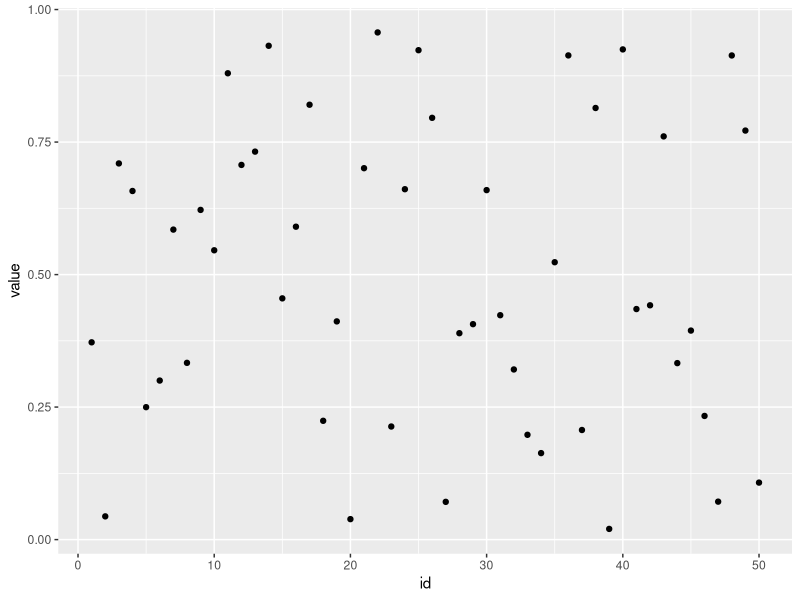
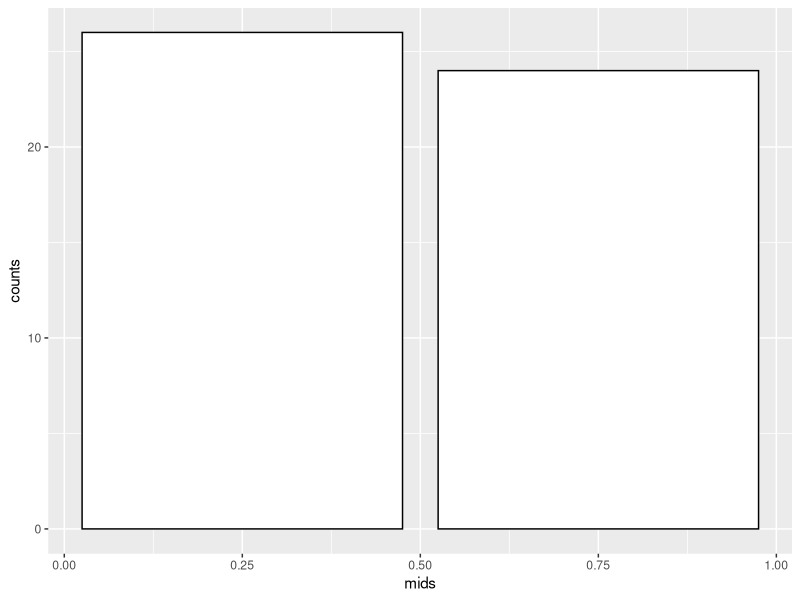
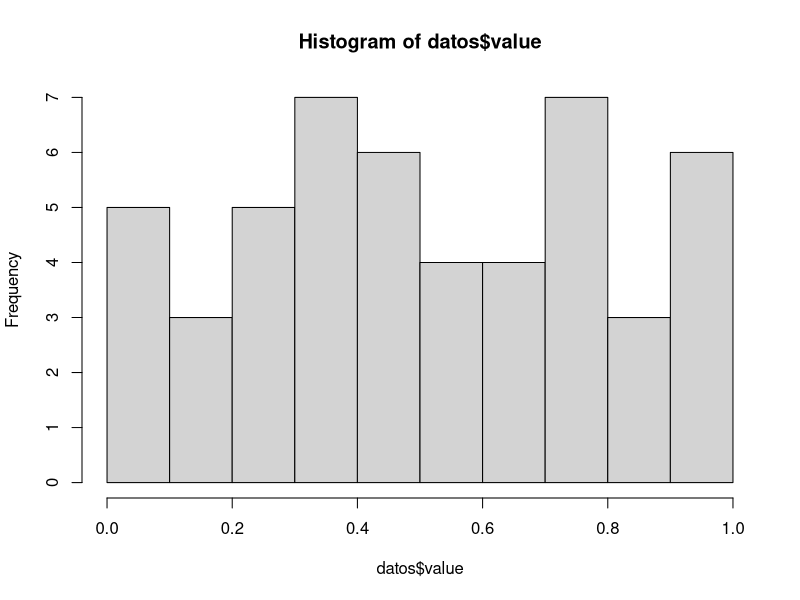
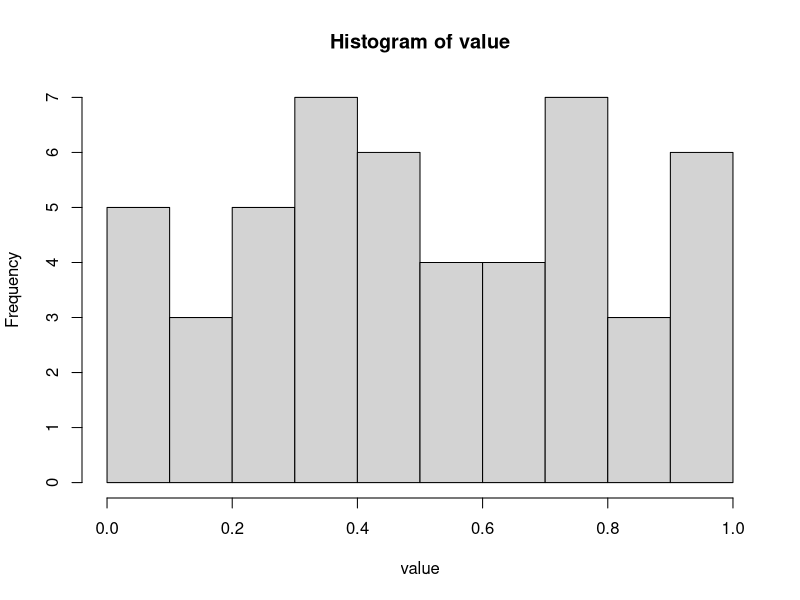

Write R code to recreate these figures, in order. (Note: this script raises an error after producing the figures.)
# ---- header ----

# importación de bibliotecas
library(tidyverse)
library(magrittr)
library(purrr)


# limpio el entorno
rm(list = ls())


# ---- generar datos ----
N = 50
set.seed(101)

# --- elegir el caso que más nos guste ---
# caso uniforme (entre 0 y 1)
realizaciones = runif(n=N, min=0, max=1)

# caso gaussiano
# mu    = 100
# sigma = 10
# realizaciones = rnorm(n=N, mean=mu, sd=sigma)

# ponerlos en un tibble
datos = tibble(id=1:N, value=realizaciones)

# ---- ítem a ----

# graficarlos
ggplot(datos, aes(x=id, y=value)) + geom_point()


# ---- ítem b ----

# histograma

# usando case_when:
datos %>%
  mutate(aux = case_when(value  > 0.5 ~ 1,
                         value <= 0.5 ~ 0)) %>%
  count(aux)

# usando hist:
histograma = datos %>%
  # obtengo el histograma gracias a la función hist
  with(hist(value,
            # breaks = c(0, 0.5, 1),
            breaks = seq(from=0, to=1, by=0.5), # para tener más bines cambiando fácilmente el código
            plot = FALSE)) %$%
  # almaceno la salida en un tibble
  tibble(from    = head(breaks, -1),
         to      = tail(breaks, -1),
         mids    = mids,
         counts  = counts,  # frecuencia absoluta
         density = density) # densidad

histograma

# graficarlo
histograma %>%
  # uso mids para centrar las columnas
  ggplot(aes(x = mids, y = counts)) +
  geom_col(color='black', fill='white') #width = 0.5)


# (para quien tenga curiosidad, así funciona hist:)

hist(datos$value, breaks = seq(from=0, to=1, by=0.1))

datos %$% hist(value, breaks = seq(from=0, to=1, by=0.1))  # pipe $

datos %>% hist(value, breaks = seq(from=0, to=1, by=0.1))  # pipe tradicional no funciona


# ---- ítem c ----

# frecuencia relativa: es la probabilidad dentro de un rango de valores, se
# estima usando la proporción entre frecuencia absoluta y cantidad total de
# datos
histograma %<>%
  mutate(f = counts / N)

# graficarla
histograma %>%
  ggplot(aes(x = mids, y = f)) +
  geom_col(color='black', fill='white') #width = 0.5)


# (cálculo de la densidad:
# recordar analogía con un cuerpo sólido: densidad*volumen = masa total
# volumen del cuerpo -> longitud del bin
# masa total -> probabilidad)

histograma %>% mutate(my_dens = f / (to - from)) # no almaceno este tibble ya que es redundante,
                                                 # es solo para chequear el cálculo


# ---- ítem d ----

# densidad teorica

# uniforme
densidad <-
  # cambiando los parámetros de seq elijo la resolución y límites del eje x:
  tibble(x = seq(from=-1, to=2, by=0.01)) %>%
  # mutate para evaluar dunif en los valores del eje x:
  mutate(pdf = dunif(x, min=0, max=1))

# gaussiana
# densidad <-
#   tibble(x = seq(from=50, to=150, by=0.01)) %>%
#   mutate(pdf = dnorm(x, mean=mu, sd=sigma))

densidad

# grafico usando dos datasets diferentes con dos geoms diferentes
ggplot() +
  # dataset histograma -> geom_col
  geom_col(data = histograma, aes(x = mids, y=density), color='black', fill='white') + #width = 0.5,
  # dataset densidad -> geom_line
  geom_line(data = densidad, aes(x = x, y = pdf), color = 'orange')

# ---- ítem e ----

# probabilidad acumulada experimental
histograma %<>% mutate(p = cumsum(f))
histograma

# teorica

# uniforme
densidad %<>% mutate(p = punif(x, min=0, max=1))
densidad

# guassiana
# densidad %<>% mutate(p = pnorm(x, mean=mu, sd=sigma))
# densidad

# graficarla
ggplot() +
  # en este caso, uso la columna to para el eje x (para la densidad usaba mids): ¿por qué?
  geom_line(data = histograma, aes(x = to, y = p), color = 'black') +
  #geom_col(data = histograma, aes(x = mids, y = p), color = 'black') +
  #geom_step(data = histograma, aes(x = mids, y = p), color = 'black') +
  geom_line(data = densidad, aes(x = x, y = p), color = 'orange')

# ---- ítem f ----
# usar N grande (5000)

# ---- Ejercicio 2 ----
# correr el código para el caso gaussiano



